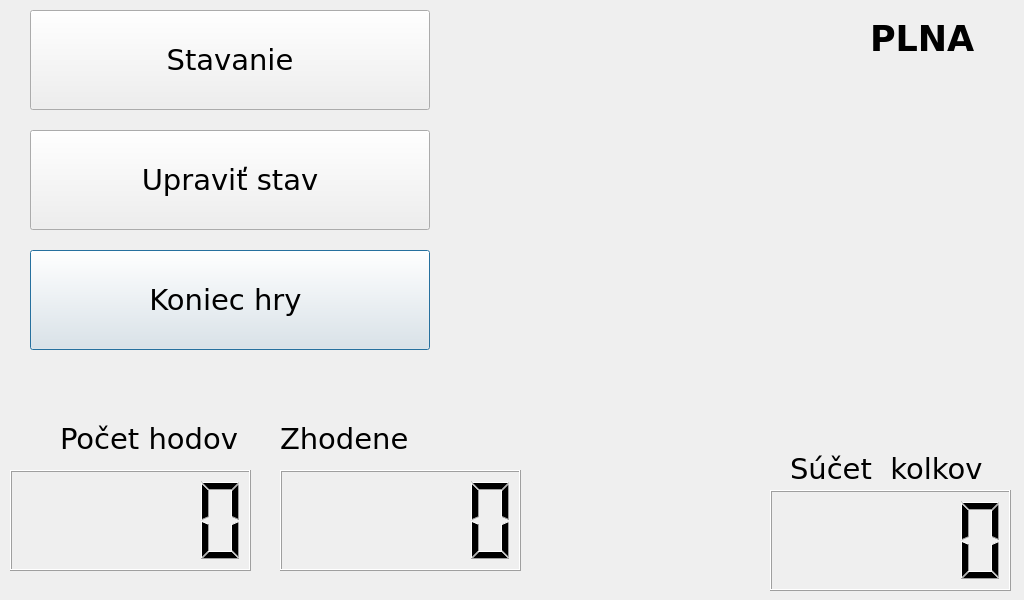
<?xml version="1.0" encoding="UTF-8"?>
<ui version="4.0">
 <class>FullGameWindow</class>
 <widget class="QDialog" name="FullGameWindow">
  <property name="geometry">
   <rect>
    <x>0</x>
    <y>0</y>
    <width>1024</width>
    <height>600</height>
   </rect>
  </property>
  <property name="windowTitle">
   <string>Dialog</string>
  </property>
  <widget class="QPushButton" name="pin5">
   <property name="enabled">
    <bool>true</bool>
   </property>
   <property name="geometry">
    <rect>
     <x>710</x>
     <y>200</y>
     <width>51</width>
     <height>171</height>
    </rect>
   </property>
   <property name="text">
    <string/>
   </property>
   <property name="icon">
    <iconset resource="ninepins.qrc">
     <normaloff>:/images/kolok1.png</normaloff>
     <normalon>:/images/kolok2.png</normalon>
     <disabledoff>:/images/kolok1.png</disabledoff>
     <disabledon>:/images/kolok2.png</disabledon>:/images/kolok1.png</iconset>
   </property>
   <property name="iconSize">
    <size>
     <width>50</width>
     <height>110</height>
    </size>
   </property>
   <property name="flat">
    <bool>true</bool>
   </property>
  </widget>
  <widget class="QPushButton" name="pin4">
   <property name="enabled">
    <bool>true</bool>
   </property>
   <property name="geometry">
    <rect>
     <x>500</x>
     <y>200</y>
     <width>51</width>
     <height>171</height>
    </rect>
   </property>
   <property name="minimumSize">
    <size>
     <width>51</width>
     <height>0</height>
    </size>
   </property>
   <property name="text">
    <string/>
   </property>
   <property name="icon">
    <iconset resource="ninepins.qrc">
     <normaloff>:/images/kolok1.png</normaloff>
     <normalon>:/images/kolok2.png</normalon>
     <disabledoff>:/images/kolok1.png</disabledoff>
     <disabledon>:/images/kolok2.png</disabledon>:/images/kolok1.png</iconset>
   </property>
   <property name="iconSize">
    <size>
     <width>50</width>
     <height>110</height>
    </size>
   </property>
   <property name="flat">
    <bool>true</bool>
   </property>
  </widget>
  <widget class="QPushButton" name="pin1">
   <property name="enabled">
    <bool>true</bool>
   </property>
   <property name="geometry">
    <rect>
     <x>710</x>
     <y>400</y>
     <width>51</width>
     <height>171</height>
    </rect>
   </property>
   <property name="text">
    <string/>
   </property>
   <property name="icon">
    <iconset resource="ninepins.qrc">
     <normaloff>:/images/kolok1.png</normaloff>
     <normalon>:/images/kolok2.png</normalon>
     <disabledoff>:/images/kolok1.png</disabledoff>
     <disabledon>:/images/kolok2.png</disabledon>:/images/kolok1.png</iconset>
   </property>
   <property name="iconSize">
    <size>
     <width>50</width>
     <height>110</height>
    </size>
   </property>
   <property name="flat">
    <bool>true</bool>
   </property>
  </widget>
  <widget class="QPushButton" name="pin6">
   <property name="enabled">
    <bool>true</bool>
   </property>
   <property name="geometry">
    <rect>
     <x>910</x>
     <y>200</y>
     <width>51</width>
     <height>171</height>
    </rect>
   </property>
   <property name="text">
    <string/>
   </property>
   <property name="icon">
    <iconset resource="ninepins.qrc">
     <normaloff>:/images/kolok1.png</normaloff>
     <normalon>:/images/kolok2.png</normalon>
     <disabledoff>:/images/kolok1.png</disabledoff>
     <disabledon>:/images/kolok2.png</disabledon>:/images/kolok1.png</iconset>
   </property>
   <property name="iconSize">
    <size>
     <width>50</width>
     <height>110</height>
    </size>
   </property>
   <property name="flat">
    <bool>true</bool>
   </property>
  </widget>
  <widget class="QLCDNumber" name="roundsLCD">
   <property name="geometry">
    <rect>
     <x>10</x>
     <y>470</y>
     <width>241</width>
     <height>101</height>
    </rect>
   </property>
  </widget>
  <widget class="QLCDNumber" name="scoreLCD">
   <property name="geometry">
    <rect>
     <x>770</x>
     <y>490</y>
     <width>241</width>
     <height>101</height>
    </rect>
   </property>
  </widget>
  <widget class="QPushButton" name="stavanieButton">
   <property name="geometry">
    <rect>
     <x>30</x>
     <y>10</y>
     <width>400</width>
     <height>100</height>
    </rect>
   </property>
   <property name="font">
    <font>
     <family>Verdana</family>
     <pointsize>22</pointsize>
     <italic>false</italic>
    </font>
   </property>
   <property name="text">
    <string>Stavanie</string>
   </property>
   <property name="default">
    <bool>false</bool>
   </property>
  </widget>
  <widget class="QLabel" name="label_3">
   <property name="geometry">
    <rect>
     <x>790</x>
     <y>450</y>
     <width>211</width>
     <height>37</height>
    </rect>
   </property>
   <property name="font">
    <font>
     <family>Verdana</family>
     <pointsize>22</pointsize>
    </font>
   </property>
   <property name="acceptDrops">
    <bool>false</bool>
   </property>
   <property name="layoutDirection">
    <enum>Qt::RightToLeft</enum>
   </property>
   <property name="text">
    <string>Súčet  kolkov</string>
   </property>
  </widget>
  <widget class="QLCDNumber" name="pointsLCD">
   <property name="geometry">
    <rect>
     <x>280</x>
     <y>470</y>
     <width>241</width>
     <height>101</height>
    </rect>
   </property>
  </widget>
  <widget class="QPushButton" name="pin7">
   <property name="enabled">
    <bool>true</bool>
   </property>
   <property name="geometry">
    <rect>
     <x>610</x>
     <y>110</y>
     <width>51</width>
     <height>171</height>
    </rect>
   </property>
   <property name="text">
    <string/>
   </property>
   <property name="icon">
    <iconset resource="ninepins.qrc">
     <normaloff>:/images/kolok1.png</normaloff>
     <normalon>:/images/kolok2.png</normalon>
     <disabledoff>:/images/kolok1.png</disabledoff>
     <disabledon>:/images/kolok2.png</disabledon>:/images/kolok1.png</iconset>
   </property>
   <property name="iconSize">
    <size>
     <width>50</width>
     <height>110</height>
    </size>
   </property>
   <property name="flat">
    <bool>true</bool>
   </property>
  </widget>
  <widget class="QLabel" name="label_4">
   <property name="geometry">
    <rect>
     <x>60</x>
     <y>420</y>
     <width>191</width>
     <height>37</height>
    </rect>
   </property>
   <property name="font">
    <font>
     <family>Verdana</family>
     <pointsize>22</pointsize>
    </font>
   </property>
   <property name="acceptDrops">
    <bool>false</bool>
   </property>
   <property name="layoutDirection">
    <enum>Qt::RightToLeft</enum>
   </property>
   <property name="text">
    <string>Počet hodov</string>
   </property>
  </widget>
  <widget class="QPushButton" name="pin9">
   <property name="enabled">
    <bool>true</bool>
   </property>
   <property name="geometry">
    <rect>
     <x>710</x>
     <y>0</y>
     <width>53</width>
     <height>171</height>
    </rect>
   </property>
   <property name="text">
    <string/>
   </property>
   <property name="icon">
    <iconset resource="ninepins.qrc">
     <normaloff>:/images/kolok1.png</normaloff>
     <normalon>:/images/kolok2.png</normalon>
     <disabledoff>:/images/kolok1.png</disabledoff>
     <disabledon>:/images/kolok2.png</disabledon>:/images/kolok1.png</iconset>
   </property>
   <property name="iconSize">
    <size>
     <width>50</width>
     <height>110</height>
    </size>
   </property>
   <property name="flat">
    <bool>true</bool>
   </property>
  </widget>
  <widget class="QPushButton" name="pin3">
   <property name="enabled">
    <bool>true</bool>
   </property>
   <property name="geometry">
    <rect>
     <x>800</x>
     <y>310</y>
     <width>51</width>
     <height>171</height>
    </rect>
   </property>
   <property name="text">
    <string/>
   </property>
   <property name="icon">
    <iconset resource="ninepins.qrc">
     <normaloff>:/images/kolok1.png</normaloff>
     <normalon>:/images/kolok2.png</normalon>
     <disabledoff>:/images/kolok1.png</disabledoff>
     <disabledon>:/images/kolok2.png</disabledon>:/images/kolok1.png</iconset>
   </property>
   <property name="iconSize">
    <size>
     <width>50</width>
     <height>110</height>
    </size>
   </property>
   <property name="flat">
    <bool>true</bool>
   </property>
  </widget>
  <widget class="QPushButton" name="koniecButton">
   <property name="geometry">
    <rect>
     <x>30</x>
     <y>250</y>
     <width>400</width>
     <height>100</height>
    </rect>
   </property>
   <property name="font">
    <font>
     <family>Verdana</family>
     <pointsize>22</pointsize>
    </font>
   </property>
   <property name="text">
    <string>Koniec hry </string>
   </property>
   <property name="iconSize">
    <size>
     <width>20</width>
     <height>16</height>
    </size>
   </property>
   <property name="autoExclusive">
    <bool>false</bool>
   </property>
   <property name="default">
    <bool>true</bool>
   </property>
  </widget>
  <widget class="QPushButton" name="pin8">
   <property name="enabled">
    <bool>true</bool>
   </property>
   <property name="geometry">
    <rect>
     <x>800</x>
     <y>110</y>
     <width>51</width>
     <height>171</height>
    </rect>
   </property>
   <property name="text">
    <string/>
   </property>
   <property name="icon">
    <iconset resource="ninepins.qrc">
     <normaloff>:/images/kolok1.png</normaloff>
     <normalon>:/images/kolok2.png</normalon>
     <disabledoff>:/images/kolok1.png</disabledoff>
     <disabledon>:/images/kolok2.png</disabledon>:/images/kolok1.png</iconset>
   </property>
   <property name="iconSize">
    <size>
     <width>50</width>
     <height>110</height>
    </size>
   </property>
   <property name="flat">
    <bool>true</bool>
   </property>
  </widget>
  <widget class="QPushButton" name="pin2">
   <property name="enabled">
    <bool>true</bool>
   </property>
   <property name="geometry">
    <rect>
     <x>610</x>
     <y>310</y>
     <width>61</width>
     <height>171</height>
    </rect>
   </property>
   <property name="minimumSize">
    <size>
     <width>61</width>
     <height>0</height>
    </size>
   </property>
   <property name="autoFillBackground">
    <bool>false</bool>
   </property>
   <property name="text">
    <string/>
   </property>
   <property name="icon">
    <iconset resource="ninepins.qrc">
     <normaloff>:/images/kolok1.png</normaloff>
     <normalon>:/images/kolok2.png</normalon>
     <disabledoff>:/images/kolok1.png</disabledoff>
     <disabledon>:/images/kolok2.png</disabledon>:/images/kolok1.png</iconset>
   </property>
   <property name="iconSize">
    <size>
     <width>50</width>
     <height>110</height>
    </size>
   </property>
   <property name="shortcut">
    <string notr="true"/>
   </property>
   <property name="checkable">
    <bool>false</bool>
   </property>
   <property name="autoRepeat">
    <bool>false</bool>
   </property>
   <property name="autoExclusive">
    <bool>false</bool>
   </property>
   <property name="autoDefault">
    <bool>true</bool>
   </property>
   <property name="default">
    <bool>false</bool>
   </property>
   <property name="flat">
    <bool>true</bool>
   </property>
  </widget>
  <widget class="QPushButton" name="stavButton">
   <property name="geometry">
    <rect>
     <x>30</x>
     <y>130</y>
     <width>400</width>
     <height>100</height>
    </rect>
   </property>
   <property name="font">
    <font>
     <family>Verdana</family>
     <pointsize>22</pointsize>
     <weight>50</weight>
     <bold>false</bold>
    </font>
   </property>
   <property name="text">
    <string>Upraviť stav</string>
   </property>
  </widget>
  <widget class="QLabel" name="label_5">
   <property name="geometry">
    <rect>
     <x>280</x>
     <y>420</y>
     <width>191</width>
     <height>37</height>
    </rect>
   </property>
   <property name="font">
    <font>
     <family>Verdana</family>
     <pointsize>22</pointsize>
    </font>
   </property>
   <property name="acceptDrops">
    <bool>false</bool>
   </property>
   <property name="layoutDirection">
    <enum>Qt::RightToLeft</enum>
   </property>
   <property name="text">
    <string>Zhodene</string>
   </property>
  </widget>
  <widget class="QLabel" name="label_7">
   <property name="geometry">
    <rect>
     <x>870</x>
     <y>20</y>
     <width>191</width>
     <height>37</height>
    </rect>
   </property>
   <property name="font">
    <font>
     <family>Verdana</family>
     <pointsize>26</pointsize>
     <weight>75</weight>
     <bold>true</bold>
    </font>
   </property>
   <property name="acceptDrops">
    <bool>false</bool>
   </property>
   <property name="layoutDirection">
    <enum>Qt::RightToLeft</enum>
   </property>
   <property name="text">
    <string>PLNA</string>
   </property>
  </widget>
 </widget>
 <resources>
  <include location="ninepins.qrc"/>
 </resources>
 <connections/>
</ui>
